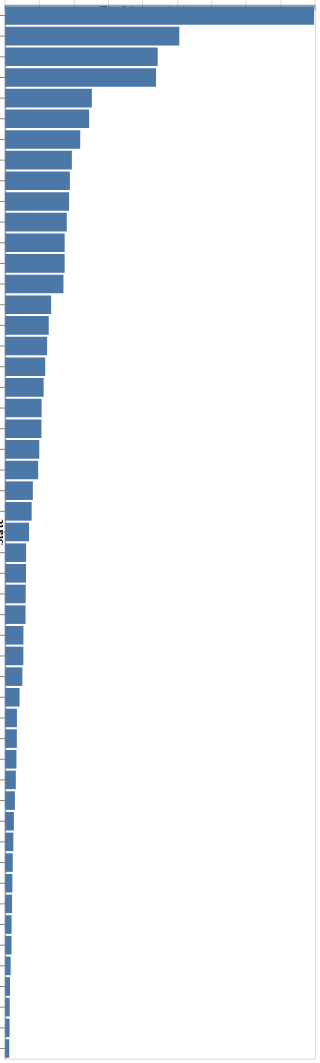

Write notebook code for a chart like this one.
### Code cell
import altair as alt
freq_chart = alt.Chart(state_agg).mark_bar().transform_filter(
            alt.FieldGTEPredicate(field='Total income in Amount', gte= 10000)
            ).encode(
        y=alt.Y('State',sort=alt.EncodingSortField('Total income in Amount', op='min', order='descending')),
        x='Total income in Amount'
    )



freq_text = freq_chart.mark_text(
    align='left',
    baseline='middle',
    dx=3
).encode(
    text=alt.Text('Total income in Amount',format='.1f')
)
freq_chart + freq_text

### Figure 1 — Vega-Lite specification as saved in the notebook (floating-point values rounded to 4 significant figures)
{"config": {"view": {"continuousWidth": 300, "continuousHeight": 300}}, "layer": [{"mark": {"type": "bar"}, "encoding": {"x": {"field": "Total income in Amount", "type": "quantitative"}, "y": {"field": "State", "sort": {"field": "Total income in Amount", "op": "min", "order": "descending"}, "type": "nominal"}}, "transform": [{"filter": {"field": "Total income in Amount", "gte": 10000}}]}, {"mark": {"type": "text", "align": "left", "baseline": "middle", "dx": 3}, "encoding": {"text": {"field": "Total income in Amount", "format": "%\\(f)d", "type": "quantitative"}, "x": {"field": "Total income in Amount", "type": "quantitative"}, "y": {"field": "State", "sort": {"field": "Total income in Amount", "op": "min", "order": "descending"}, "type": "nominal"}}, "transform": [{"filter": {"field": "Total income in Amount", "gte": 10000}}]}], "data": {"name": "data-e31d16f69da63946e22f9d1a339bac5d"}, "$schema": "https://vega.github.io/schema/vega-lite/v5.16.3.json", "datasets": {"data-e31d16f69da63946e22f9d1a339bac5d": [{"State": "AK", "Number of single returns": 189470, "Number of joint returns": 123560, "Number of head of household returns": 37170, "Total income in Amount": 26360000.0}, {"State": "AL", "Number of single returns": 1046440, "Number of joint returns": 764000, "Number of head of household returns": 384580, "Total income in Amount": 138400000.0}, {"State": "AR", "Number of single returns": 619500, "Number of joint returns": 494200, "Number of head of household returns": 206210, "Total income in Amount": 83740000.0}, {"State": "AZ", "Number of single returns": 1755060, "Number of joint returns": 1160660, "Number of head of household returns": 478520, "Total income in Amount": 243600000.0}, {"State": "CA", "Number of single returns": 10399090, "Number of joint returns": 6333020, "Number of head of household returns": 2475370, "Total income in Amount": 1795000000.0}, {"State": "CO", "Number of single returns": 1554940, "Number of joint returns": 1036420, "Number of head of household returns": 278960, "Total income in Amount": 253200000.0}, {"State": "CT", "Number of single returns": 975540, "Number of joint returns": 612830, "Number of head of household returns": 224320, "Total income in Amount": 191500000.0}, {"State": "DC", "Number of single returns": 234090, "Number of joint returns": 57720, "Number of head of household returns": 50130, "Total income in Amount": 40030000.0}, {"State": "DE", "Number of single returns": 256440, "Number of joint returns": 169950, "Number of head of household returns": 69720, "Total income in Amount": 36860000.0}, {"State": "FL", "Number of single returns": 5809890, "Number of joint returns": 3504230, "Number of head of household returns": 1620200, "Total income in Amount": 876300000.0}, {"State": "GA", "Number of single returns": 2470940, "Number of joint returns": 1593210, "Number of head of household returns": 866260, "Total income in Amount": 345700000.0}, {"State": "HI", "Number of single returns": 371910, "Number of joint returns": 244110, "Number of head of household returns": 72420, "Total income in Amount": 50580000.0}, {"State": "IA", "Number of single returns": 766050, "Number of joint returns": 602950, "Number of head of household returns": 154730, "Total income in Amount": 105700000.0}, {"State": "ID", "Number of single returns": 400030, "Number of joint returns": 375060, "Number of head of household returns": 82570, "Total income in Amount": 61880000.0}, {"State": "IL", "Number of single returns": 3243510, "Number of joint returns": 2092230, "Number of head of household returns": 833110, "Total income in Amount": 503700000.0}, {"State": "IN", "Number of single returns": 1658770, "Number of joint returns": 1193510, "Number of head of household returns": 410300, "Total income in Amount": 210700000.0}, {"State": "KS", "Number of single returns": 679590, "Number of joint returns": 541280, "Number of head of household returns": 152990, "Total income in Amount": 99880000.0}, {"State": "KY", "Number of single returns": 999230, "Number of joint returns": 758630, "Number of head of household returns": 268620, "Total income in Amount": 121600000.0}, {"State": "LA", "Number of single returns": 1010340, "Number of joint returns": 616750, "Number of head of household returns": 420190, "Total income in Amount": 120900000.0}, {"State": "MA", "Number of single returns": 2005120, "Number of joint returns": 1179350, "Number of head of household returns": 373820, "Total income in Amount": 375800000.0}, {"State": "MD", "Number of single returns": 1618480, "Number of joint returns": 964310, "Number of head of household returns": 443020, "Total income in Amount": 266900000.0}, {"State": "ME", "Number of single returns": 371310, "Number of joint returns": 261750, "Number of head of household returns": 65600, "Total income in Amount": 47650000.0}, {"State": "MI", "Number of single returns": 2626540, "Number of joint returns": 1751350, "Number of head of household returns": 555220, "Total income in Amount": 338500000.0}, {"State": "MN", "Number of single returns": 1500360, "Number of joint returns": 1071120, "Number of head of household returns": 269810, "Total income in Amount": 232700000.0}, {"State": "MO", "Number of single returns": 1495800, "Number of joint returns": 1077760, "Number of head of household returns": 363620, "Total income in Amount": 198000000.0}, {"State": "MS", "Number of single returns": 620360, "Number of joint returns": 395720, "Number of head of household returns": 283240, "Total income in Amount": 68390000.0}, {"State": "MT", "Number of single returns": 283680, "Number of joint returns": 209080, "Number of head of household returns": 47980, "Total income in Amount": 37580000.0}, {"State": "NC", "Number of single returns": 2447800, "Number of joint returns": 1769500, "Number of head of household returns": 730720, "Total income in Amount": 345500000.0}, {"State": "ND", "Number of single returns": 190000, "Number of joint returns": 142070, "Number of head of household returns": 35070, "Total income in Amount": 28220000.0}, {"State": "NE", "Number of single returns": 464580, "Number of joint returns": 365730, "Number of head of household returns": 101220, "Total income in Amount": 67780000.0}, {"State": "NH", "Number of single returns": 387220, "Number of joint returns": 277510, "Number of head of household returns": 61030, "Total income in Amount": 65560000.0}, {"State": "NJ", "Number of single returns": 2396020, "Number of joint returns": 1572520, "Number of head of household returns": 615850, "Total income in Amount": 436000000.0}, {"State": "NM", "Number of single returns": 517060, "Number of joint returns": 308750, "Number of head of household returns": 155590, "Total income in Amount": 56710000.0}, {"State": "NV", "Number of single returns": 858220, "Number of joint returns": 477990, "Number of head of household returns": 230050, "Total income in Amount": 118400000.0}, {"State": "NY", "Number of single returns": 5537300, "Number of joint returns": 2906060, "Number of head of household returns": 1443750, "Total income in Amount": 885900000.0}, {"State": "OH", "Number of single returns": 2945930, "Number of joint returns": 1864530, "Number of head of household returns": 704640, "Total income in Amount": 387400000.0}, {"State": "OK", "Number of single returns": 829720, "Number of joint returns": 666410, "Number of head of household returns": 241230, "Total income in Amount": 106000000.0}, {"State": "OR", "Number of single returns": 1091340, "Number of joint returns": 748810, "Number of head of household returns": 201330, "Total income in Amount": 153800000.0}, {"State": "PA", "Number of single returns": 3408960, "Number of joint returns": 2253060, "Number of head of household returns": 731270, "Total income in Amount": 487600000.0}, {"State": "RI", "Number of single returns": 322150, "Number of joint returns": 168940, "Number of head of household returns": 68700, "Total income in Amount": 41750000.0}, {"State": "SC", "Number of single returns": 1205400, "Number of joint returns": 851030, "Number of head of household returns": 382000, "Total income in Amount": 160800000.0}, {"State": "SD", "Number of single returns": 218450, "Number of joint returns": 173130, "Number of head of household returns": 43350, "Total income in Amount": 31810000.0}, {"State": "TN", "Number of single returns": 1633120, "Number of joint returns": 1180380, "Number of head of household returns": 451510, "Total income in Amount": 223500000.0}, {"State": "TX", "Number of single returns": 6740620, "Number of joint returns": 4728810, "Number of head of household returns": 2066260, "Total income in Amount": 1011000000.0}, {"State": "UT", "Number of single returns": 703590, "Number of joint returns": 633570, "Number of head of household returns": 131750, "Total income in Amount": 119200000.0}, {"State": "VA", "Number of single returns": 2111980, "Number of joint returns": 1518370, "Number of head of household returns": 491970, "Total income in Amount": 357700000.0}, {"State": "VT", "Number of single returns": 186330, "Number of joint returns": 121950, "Number of head of household returns": 29280, "Total income in Amount": 23650000.0}, {"State": "WA", "Number of single returns": 1971000, "Number of joint returns": 1433500, "Number of head of household returns": 376680, "Total income in Amount": 371100000.0}, {"State": "WI", "Number of single returns": 1561260, "Number of joint returns": 1119770, "Number of head of household returns": 283360, "Total income in Amount": 211500000.0}, {"State": "WV", "Number of single returns": 391750, "Number of joint returns": 312700, "Number of head of household returns": 93300, "Total income in Amount": 44090000.0}, {"State": "WY", "Number of single returns": 139750, "Number of joint returns": 114630, "Number of head of household returns": 26390, "Total income in Amount": 25630000.0}]}}
